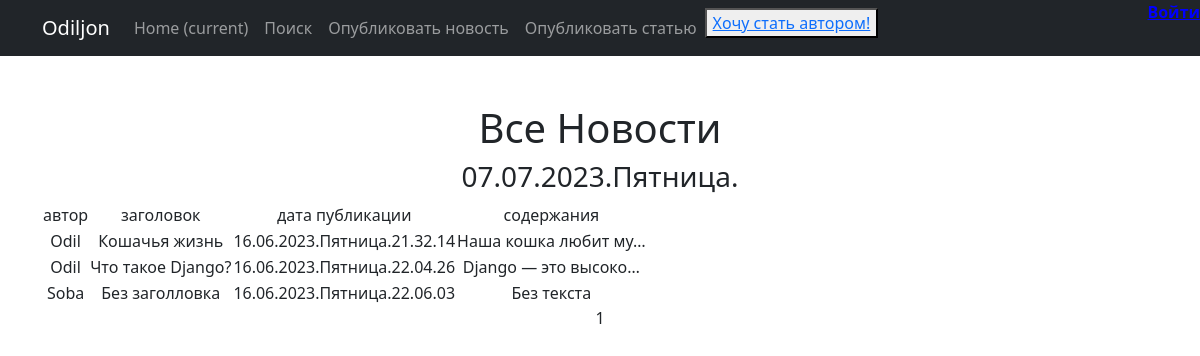
The app's page /, older data.
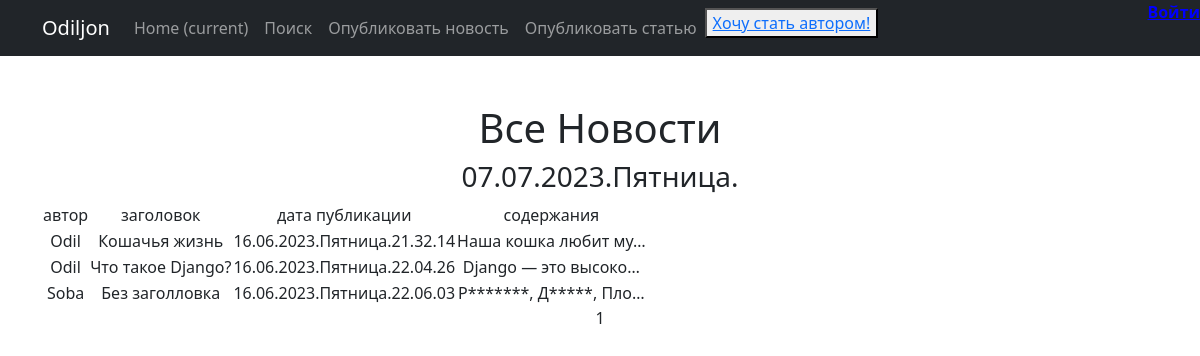
The same page, newer data.
### news/models.py (models this page shows, shortened)
class Post(models.Model):
    ART = 'AR'
    NEWS = 'NW'
    TYPES = [(ART, 'Статья'), (NEWS, 'Новость')]
    author = models.ForeignKey(Author, on_delete=models.CASCADE, verbose_name='Автор')
    post_type = models.CharField(max_length=10, choices=TYPES, verbose_name='Тип поста')
    created_at = models.DateTimeField(auto_now_add=True, verbose_name='Дата публикации')
    post_category = models.ManyToManyField(Category)
    post_title = models.CharField(max_length=120, verbose_name='Заголовок')
    post_text = models.TextField(verbose_name='Содержание')
    post_rating = models.IntegerField(default=0, verbose_name='Рейтинг поста')

class Author(models.Model):
    user = models.OneToOneField(User, on_delete=models.CASCADE)  # ID пользователя, который является автором
    author_rating = models.IntegerField(default=0)

### news/views.py (the view)
# urls.py: path('', PostsList.as_view(), name='post_list'),
class PostsList(ListView):
    model = Post
    ordering = 'created_at'
    template_name = 'news/posts.html'
    context_object_name = 'posts'
    paginate_by = 10
    def get_queryset(self):
        queryset = super().get_queryset()
        self.filterset = PostFilter(self.request.GET, queryset)
        return self.filterset.qs
    def get_context_data(self, **kwargs):
        context = super().get_context_data(**kwargs)
        context['time_now'] = datetime.utcnow()
        context['news'] = Post.objects.all()
        context['is_not_author'] = not self.request.user.groups.filter(name='author').exists()
        return context

### news/templatetags/censor.py (called while the page is built)
@register.filter(name='censor')
def censor(value):
    for word in cens:
        value = value.replace(word, word[0] + '*' * len(word))
    return value

### templates/news/posts.html (shortened to what this page needs)
{% extends 'flatpages/default.html' %}
{% load censor %}
{% load custom_tags %}
{% block content %}
   <h1>Все Новости</h1>
    <h3>{{ time_now|date:'d.m.Y.l.' }}</h3>
   {% if news %}
       <table>
           <tr>
               <td>автор</td>
               <td>заголовок</td>
               <td>дата публикации</td>
               <td>содержания</td>
           </tr>
           {% for post in posts %}
           <tr>
               <td>{{ post.author.user }}</td>
               <td>{{ post.post_title }}</td>
               <td>{{ post.created_at|date:'d.m.Y.l.G.i.s' }}</td>
               <td>{{ post.post_text|truncatechars:20|censor }}</td>
           </tr>
           {% endfor %}
       </table>
   {% else %}
       <h2>No news published!</h2>
   {% endif %}
   {{ page_obj.number }}
{% endblock content %}

Row changes from the older to the newer data that the page shows:
changed Post "Без заголловка": post_text|censor "Без текста" → "Р*******, Д*****, Пло…"
